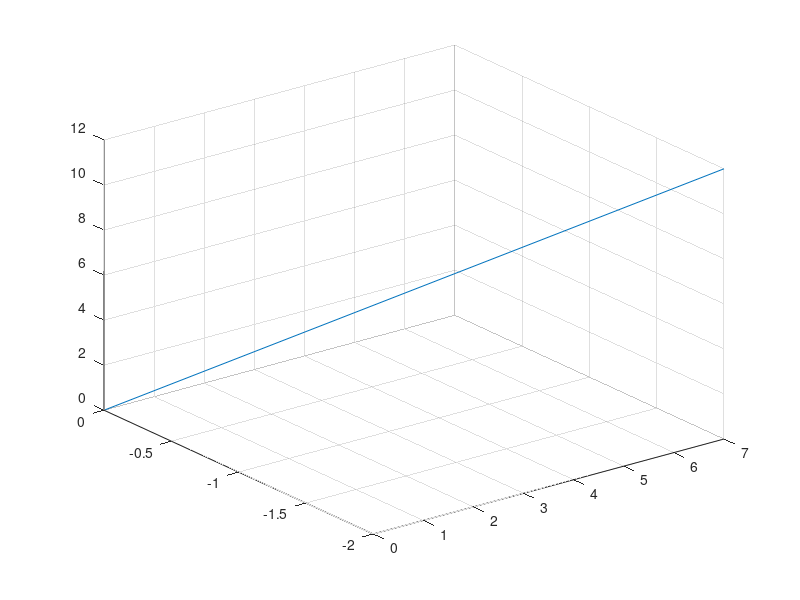

Write MATLAB code to recreate this figure. (Note: this script raises an error after producing the figure.)
%% Linear algebra practice: some exercises from Vector and Matrices Review document

%% vector components
unitvectorx=[1 0 0]'  %"i" vector
unitvectory=[0 1 0]'  %"j" vector
unitvectorz=[0 0 1]'  %"k" vector

%problem 1-(d)
d_vector=2*unitvectorx+2*unitvectory-unitvectorz
w_vector=7*unitvectorx-2*unitvectory+12*unitvectorz

figure(100)
vectdata=[zeros(3,1) w_vector];
plot3(vectdata(1,:), vectdata(2,:), vectdata(3,:) )
grid


%% cross products

%unitvectorx (cross) unitvectory = unitvectorz
cross(unitvectorx,unitvectory)

%note the order matters: problem 15
%unitvectory (cross) unitvectorz = - unitvectorz
cross(unitvectory,unitvectorx)

%[a (cross)] can be expressed as a matrix: problem 19
a=w_vector

a_mat_cross=[0 -a(3) a(2);a(3) 0 -a(1);-a(2) a(1) 0]

%verification (same results)
cross(w_vector, d_vector)
a_mat_cross*d_vector


%% Matrices
%singular matrix: problem 26

 A=[6 -2 0;25 17 2;3 -1 0]

 
rank(A); %rank=2<3
det(A); %is zero

% inverse of an orthogonal matrix is its transpose: problem 28

syms t
Rx = [1 0 0; 0 cos(t) -sin(t); 0 sin(t) cos(t)] %rotation about x axis
%Ry = [cos(t) 0 sin(t); 0 1 0; -sin(t) 0 cos(t)] %rotation about y axis
%Rz = [cos(t) -sin(t) 0; sin(t) cos(t) 0; 0 0 1] %rotation about z axis

simplify(inv(Rx))
transpose(Rx)

%inverse and transpose computation
%(AB)^T=B^T B^T
 B=[3 -4 0;4 3 0; 0 0 1];
 
 transpose(A*B)
 transpose(B)*transpose(A)
 
